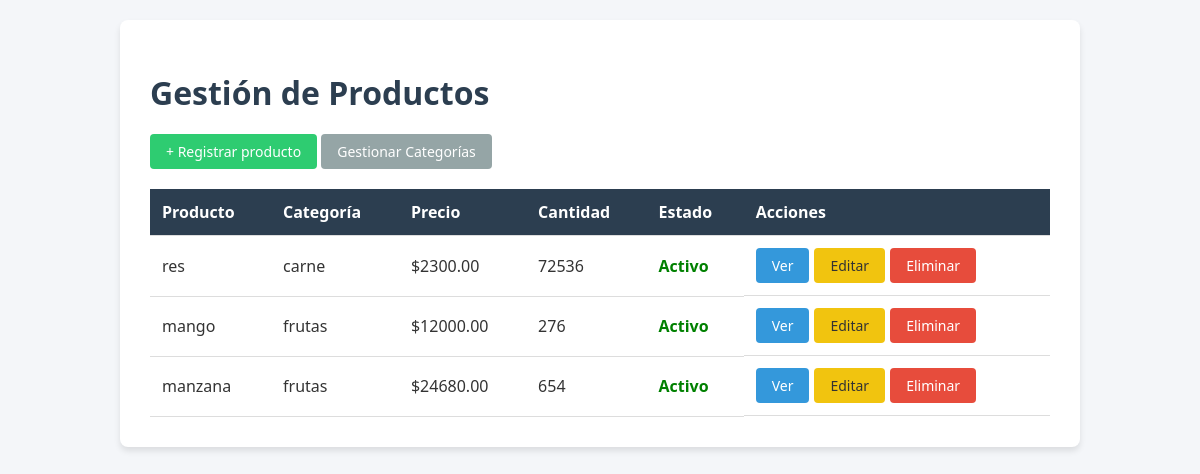
The page / on the database its author committed.
### productos/models.py (models this page shows, shortened)
class Producto(models.Model):
    nombre = models.CharField(max_length=100)
    categoria = models.ForeignKey(Categoria, on_delete=models.PROTECT)
    precio = models.DecimalField(max_digits=10, decimal_places=2)
    cantidad = models.IntegerField()
    estado = models.BooleanField(default=True)

class Categoria(models.Model):
    nombre = models.CharField(max_length=100)
    observaciones = models.TextField(blank=True, null=True)

### productos/views.py (the view)
# urls.py: path('', views.lista_productos, name='lista_productos'),
def lista_productos(request):
    productos = Producto.objects.all()
    return render(request, 'lista_productos.html', {'productos': productos})

### productos/templates/lista_productos.html (shortened to what this page needs)
{% load static %}
<!DOCTYPE html>
<html lang="es">
<head>
    <link rel="stylesheet" href="{% static 'css/style.css' %}">
</head>
<body>
    <div class="container">
        <h1>Gestión de Productos</h1>
        <div style="margin-bottom: 20px;">
            <a href="{% url 'crear_producto' %}" class="btn btn-success">+ Registrar producto</a>
            <a href="{% url 'lista_categorias' %}" class="btn btn-secondary">Gestionar Categorías</a>
        </div>
        {% if productos %}
            <table>
                <thead>
                    <tr>
                        <th>Producto</th>
                        <th>Categoría</th>
                        <th>Precio</th>
                        <th>Cantidad</th>
                        <th>Estado</th>
                        <th>Acciones</th>
                    </tr>
                </thead>
                <tbody>
                    {% for producto in productos %}
                    <tr>
                        <td>{{ producto.nombre }}</td>
                        <td>{{ producto.categoria.nombre }}</td>
                        <td>${{ producto.precio }}</td>
                        <td>{{ producto.cantidad }}</td>
                        <td>
                            {% if producto.estado %}
                                <span style="color: green; font-weight: bold;">Activo</span>
                            {% else %}
                                <span style="color: red; font-weight: bold;">Inactivo</span>
                            {% endif %}
                        </td>
                        <td class="actions">
                            <a href="{% url 'detalle_producto' producto.pk %}" class="btn btn-primary">Ver</a>
                            <a href="{% url 'editar_producto' producto.pk %}" class="btn btn-warning">Editar</a>
                            <a href="{% url 'eliminar_producto' producto.pk %}"
                               class="btn btn-danger"
                               onclick="return confirm('¿Estás seguro de eliminar este producto?');">
                               Eliminar
                            </a>
                        </td>
                    </tr>
                    {% endfor %}
                </tbody>
            </table>
        {% else %}
            <p>Todavía no hay productos registrados.</p>
        {% endif %}
    </div>
</body>
</html>

### productos/static/css/style.css (style rules this page uses)
body { font-family: 'Segoe UI', Tahoma, Geneva, Verdana, sans-serif; background-color: #f4f6f9; margin: 0; padding: 20px; color: #333; }
.container { max-width: 900px; margin: 0 auto; background: #ffffff; padding: 30px; border-radius: 8px; box-shadow: 0 4px 6px rgba(0,0,0,0.1); }
h1 { color: #2c3e50; margin-bottom: 20px; }
table { width: 100%; border-collapse: collapse; margin-top: 20px; }
th, td { padding: 12px; text-align: left; border-bottom: 1px solid #ddd; }
th { background-color: #2c3e50; color: white; }
.btn { display: inline-block; padding: 8px 16px; font-size: 14px; border-radius: 4px; text-decoration: none; color: white; border: none; cursor: pointer; }
.btn-primary { background-color: #3498db; }
.btn-success { background-color: #2ecc71; }
.btn-warning { background-color: #f1c40f; color: #333; }
.btn-danger { background-color: #e74c3c; }
.btn-secondary { background-color: #95a5a6; }
.actions { display: flex; gap: 5px; }

### rows shown on the page
Producto: nombre "res", categoria.nombre "carne", precio "2300.00", cantidad "72536", estado "Activo"
Producto: nombre "mango", categoria.nombre "frutas", precio "12000.00", cantidad "276", estado "Activo"
Producto: nombre "manzana", categoria.nombre "frutas", precio "24680.00", cantidad "654", estado "Activo"
